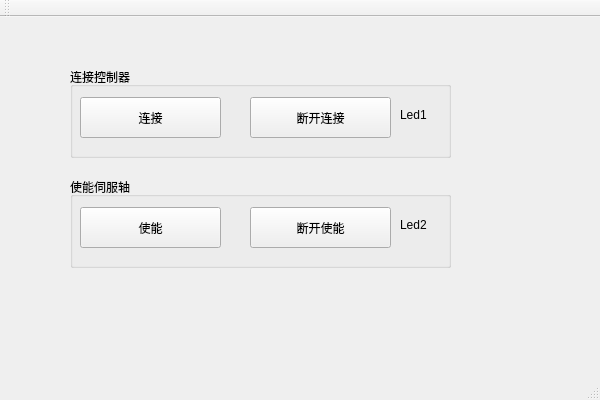
<?xml version="1.0" encoding="UTF-8"?>
<ui version="4.0">
 <class>qt_samp_01Class</class>
 <widget class="QMainWindow" name="qt_samp_01Class">
  <property name="geometry">
   <rect>
    <x>0</x>
    <y>0</y>
    <width>600</width>
    <height>400</height>
   </rect>
  </property>
  <property name="windowTitle">
   <string>基于QT的上位机开发示例（一）</string>
  </property>
  <widget class="QWidget" name="centralWidget">
   <widget class="QPushButton" name="btnConnect">
    <property name="geometry">
     <rect>
      <x>80</x>
      <y>80</y>
      <width>141</width>
      <height>41</height>
     </rect>
    </property>
    <property name="text">
     <string>连接</string>
    </property>
   </widget>
   <widget class="QPushButton" name="btnDisconnect">
    <property name="geometry">
     <rect>
      <x>250</x>
      <y>80</y>
      <width>141</width>
      <height>41</height>
     </rect>
    </property>
    <property name="text">
     <string>断开连接</string>
    </property>
   </widget>
   <widget class="QGroupBox" name="groupBox">
    <property name="geometry">
     <rect>
      <x>70</x>
      <y>50</y>
      <width>381</width>
      <height>91</height>
     </rect>
    </property>
    <property name="title">
     <string>连接控制器</string>
    </property>
    <widget class="QLabel" name="Led_IsConnected">
     <property name="geometry">
      <rect>
       <x>330</x>
       <y>40</y>
       <width>31</width>
       <height>16</height>
      </rect>
     </property>
     <property name="text">
      <string>Led1</string>
     </property>
    </widget>
   </widget>
   <widget class="QGroupBox" name="groupBox_2">
    <property name="geometry">
     <rect>
      <x>70</x>
      <y>160</y>
      <width>381</width>
      <height>91</height>
     </rect>
    </property>
    <property name="title">
     <string>使能伺服轴</string>
    </property>
    <widget class="QLabel" name="Led_isEnabled">
     <property name="geometry">
      <rect>
       <x>330</x>
       <y>40</y>
       <width>31</width>
       <height>16</height>
      </rect>
     </property>
     <property name="text">
      <string>Led2</string>
     </property>
    </widget>
   </widget>
   <widget class="QPushButton" name="btnDisable">
    <property name="geometry">
     <rect>
      <x>250</x>
      <y>190</y>
      <width>141</width>
      <height>41</height>
     </rect>
    </property>
    <property name="text">
     <string>断开使能</string>
    </property>
   </widget>
   <widget class="QPushButton" name="btnEnable">
    <property name="enabled">
     <bool>true</bool>
    </property>
    <property name="geometry">
     <rect>
      <x>80</x>
      <y>190</y>
      <width>141</width>
      <height>41</height>
     </rect>
    </property>
    <property name="text">
     <string>使能</string>
    </property>
   </widget>
   <zorder>groupBox</zorder>
   <zorder>btnConnect</zorder>
   <zorder>btnDisconnect</zorder>
   <zorder>groupBox_2</zorder>
   <zorder>btnDisable</zorder>
   <zorder>btnEnable</zorder>
  </widget>
  <widget class="QMenuBar" name="menuBar">
   <property name="geometry">
    <rect>
     <x>0</x>
     <y>0</y>
     <width>600</width>
     <height>22</height>
    </rect>
   </property>
  </widget>
  <widget class="QToolBar" name="mainToolBar">
   <attribute name="toolBarArea">
    <enum>TopToolBarArea</enum>
   </attribute>
   <attribute name="toolBarBreak">
    <bool>false</bool>
   </attribute>
  </widget>
  <widget class="QStatusBar" name="statusBar"/>
 </widget>
 <layoutdefault spacing="6" margin="11"/>
 <resources>
  <include location="qt_samp_01.qrc"/>
 </resources>
 <connections/>
</ui>
